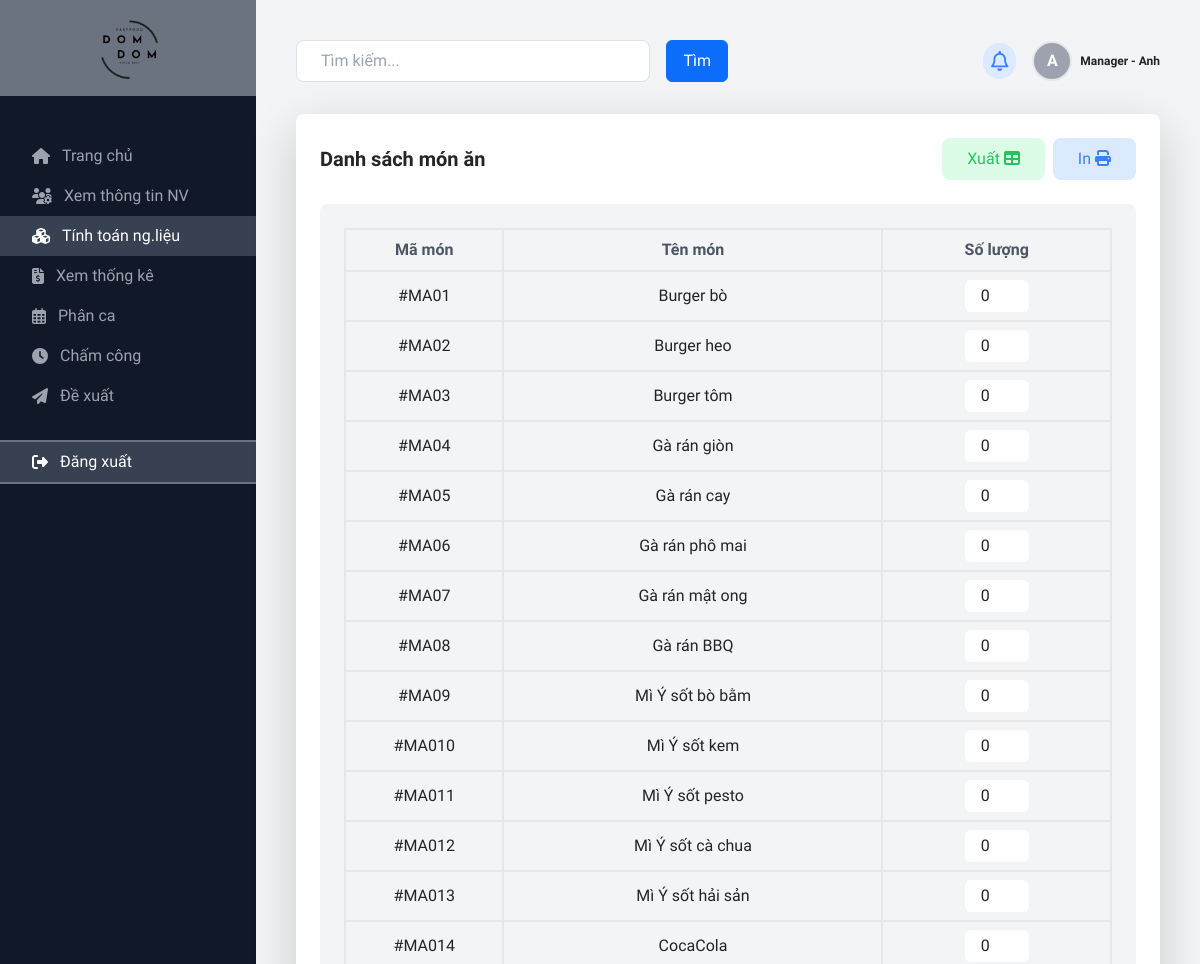
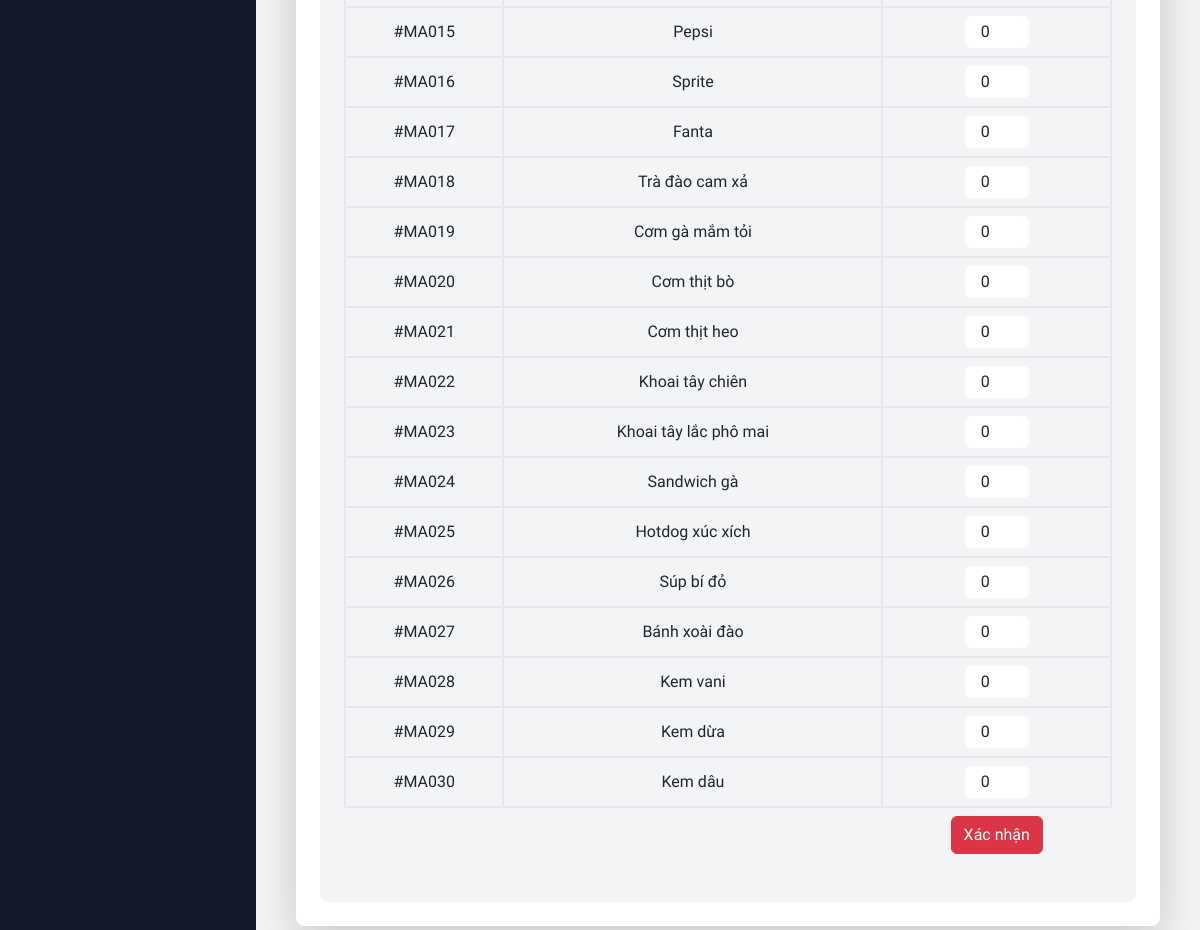
/view/page/manager/index.php?i=ingredient (signed in), run on an earlier commit of the app's database (2 pictures, top to bottom).
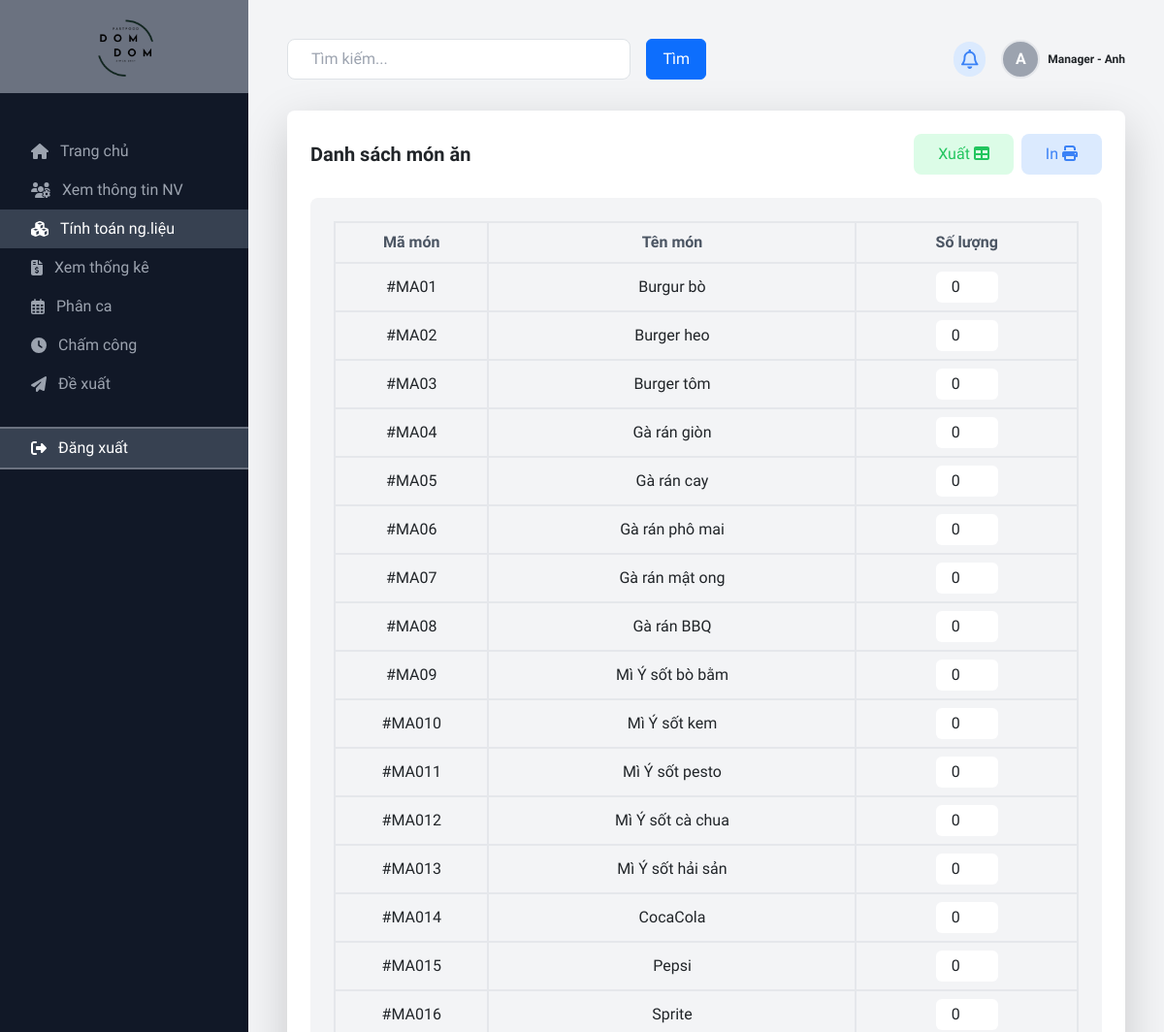
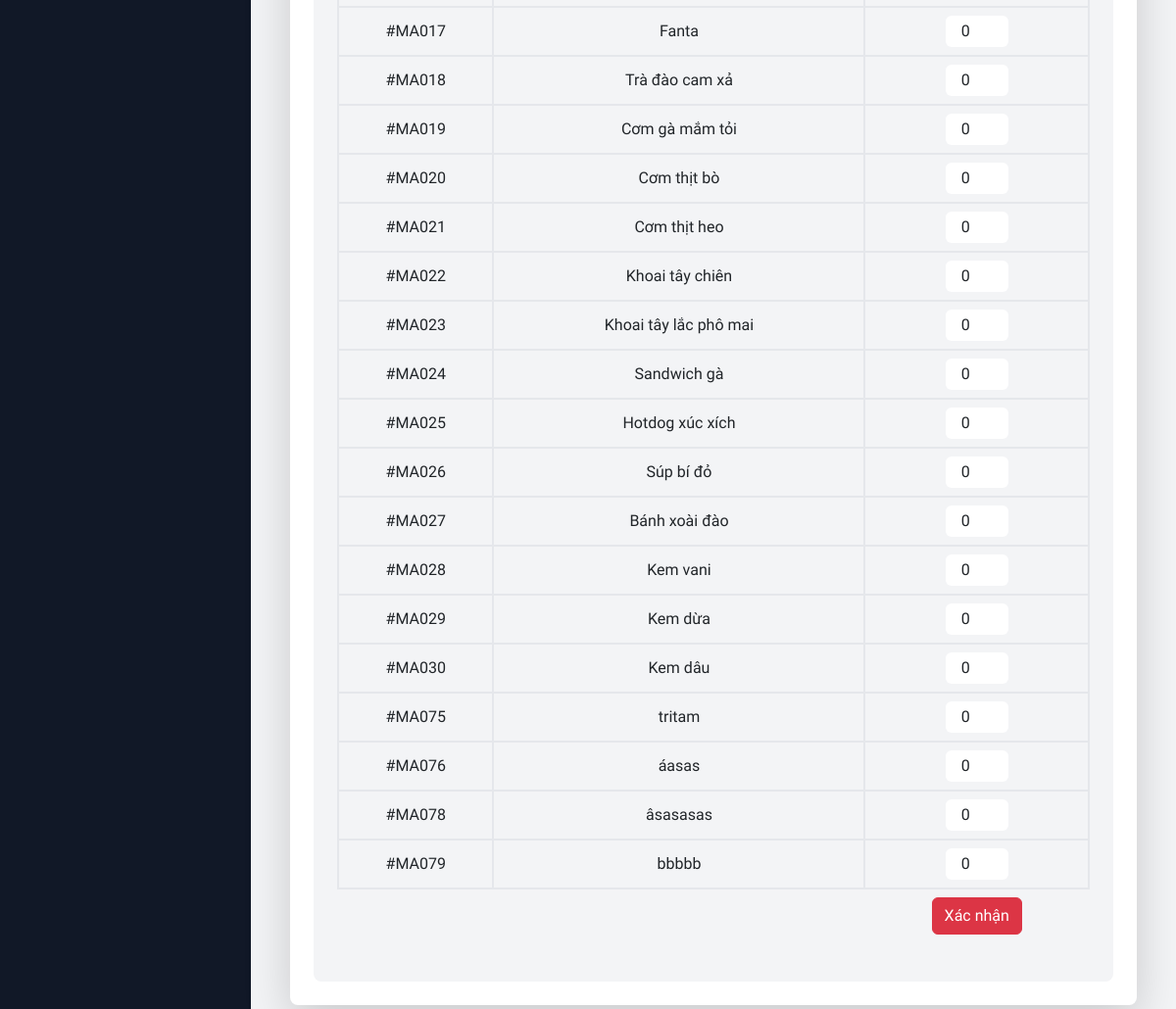
And on a later commit of the database (2 pictures, top to bottom).
### tables this page shows
CREATE TABLE `dish` (
  `dishID` int(11) NOT NULL,
  `dishName` varchar(255) NOT NULL,
  `dishCategory` varchar(100) NOT NULL,
  `price` decimal(11,2) NOT NULL,
  `businessStatus` tinyint(4) NOT NULL DEFAULT 1,
  `availabilityStatus` tinyint(4) NOT NULL DEFAULT 1,
  `description` text DEFAULT NULL,
  `preparationProcess` text DEFAULT NULL,
  `image` varchar(255) DEFAULT NULL
);

### model/mDishes.php (called while the page is built, shortened)
<?php
class mDishes
{
    public function mGetAllDish()
    {
        $db = new Database;
        $conn = $db->connect();
        $sql = "SELECT * FROM dish";
        if ($conn != null)
            return $conn->query($sql);
        return 0;
    }
}

### controller/cDishes.php (called while the page is built, shortened)
<?php
class cDishes extends mDishes
{
    public function cGetAllDish()
    {
        if ($this->mGetAllDish() != 0) {
            $result = $this->mGetAllDish();
            return $result;
        }
        return 0;
    }
}

### view/page/manager/ingredient/index.php (the view, shortened to what this page needs)
<div class="grid grid-cols-1 md:grid-cols-1 gap-6 mt-8">
    <div class="bg-white p-6 rounded-lg shadow-lg mb-6">
        <div class="flex justify-between items-center mb-4">
            <h2 class="text-xl font-semibold">
                Danh sách món ăn
            </h2>
            <div class="flex items-center">
                <button class="btn bg-green-100 text-green-500 py-2 px-4 rounded-lg mr-1 hover:bg-green-500 hover:text-white">Xuất <i class="fa-solid fa-table"></i></button>
                <button class="btn bg-blue-100 text-blue-500 py-2 px-4 rounded-lg ml-1 hover:bg-blue-500 hover:text-white">In <i class="fa-solid fa-print"></i></button>
            </div>
        </div>
        <div class="h-fit bg-gray-100 rounded-lg p-6">
            <form action="index.php?i=estimatedResults" method="POST" id="tinhtoannlform">
                <table class="text-base w-full text-center">
                    <thead>
                        <tr>
                            <th class="text-gray-600 border-2 py-2">Mã món</th>
                            <th class="text-gray-600 border-2 py-2">Tên món</th>
                            <th class="text-gray-600 border-2 py-2">Số lượng</th>
                        </tr>
                    </thead>
                    <tbody>
                        <?php
                       $ctrl = new cDishes;
                       $result = $ctrl->cGetAllDish();
                        while ($row = $result->fetch_assoc()) {
                            echo "<tr>
                                    <td class='py-2 border-2'>#MA0" . $row["dishID"] . "</td>
                                    <td class='py-2 border-2'>" . $row["dishName"] . "</td>
                                    <td class='py-2 border-2'><input type='number' name='tinhtoannlinput[]' value='0' class='tinhtoannlinput w-16 py-1 px-3 rounded-md' id='tinhtoannlinput-" . $row["dishID"] . "'></td>
                                </tr>";
                            }
                        ?>
                        <tr>
                            <td colspan="2"></td>
                            <td class='py-2'><button type='submit' class='btn btn-danger' name='btnTinhNL' >Xác nhận</button></td>
                        </tr>
                    </tbody>
                </table>
            </form>
        </div>
    </div>
</div>

What changed in the data, as far as the page shows it:
changed dish id 1: dishName "Burger bò" → "Burgur bò"
added dish: dishID "75", dishName "tritam"
added dish: dishID "76", dishName "áasas"
added dish: dishID "78", dishName "âsasasas"
added dish: dishID "79", dishName "bbbbb"
